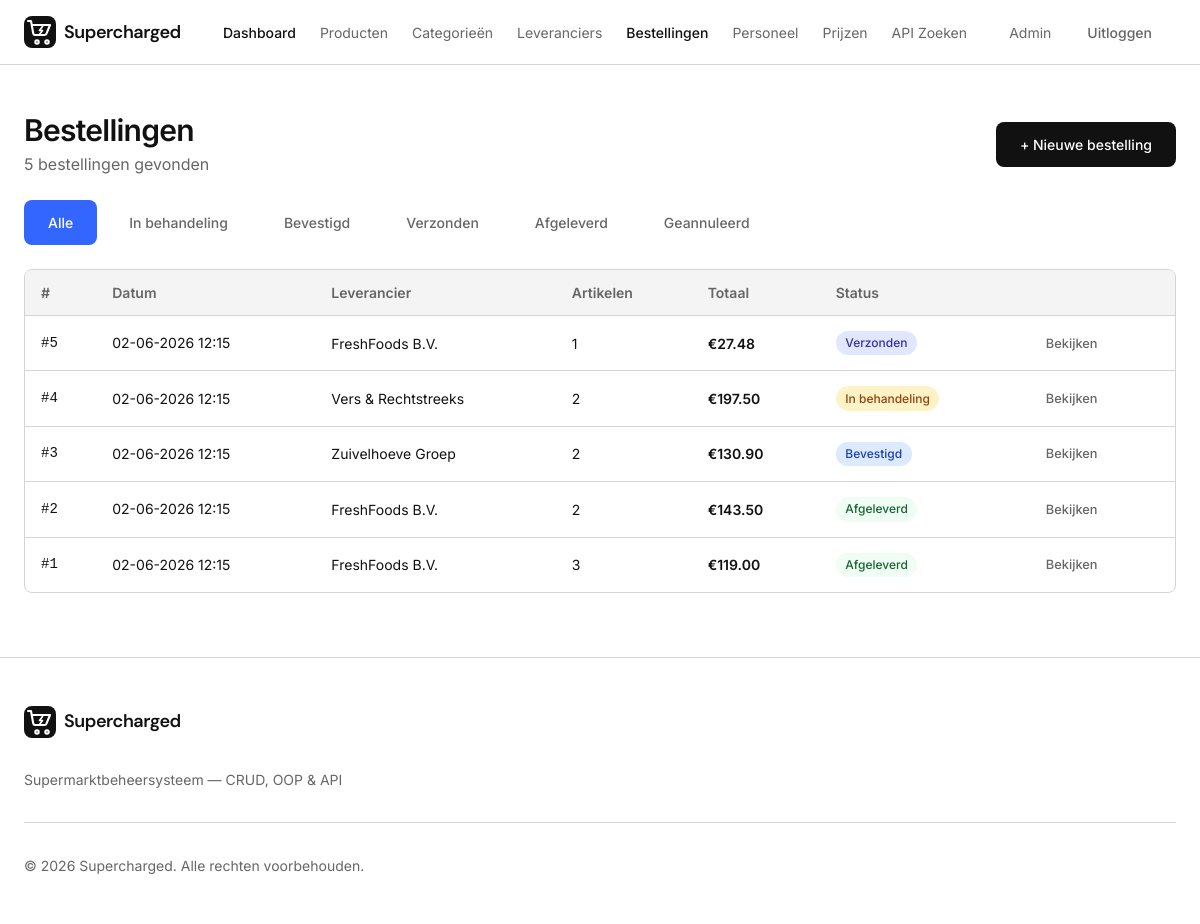
/orders/index.php (signed in), run on the app's committed database.
### tables this page shows
CREATE TABLE orders (
  id          INT AUTO_INCREMENT PRIMARY KEY,
  supplier_id INT DEFAULT NULL,
  order_date  DATE NOT NULL,
  status      ENUM('pending','confirmed','shipped','delivered','cancelled') NOT NULL DEFAULT 'pending',
  notes       TEXT,
  created_at  TIMESTAMP DEFAULT CURRENT_TIMESTAMP,
  updated_at  TIMESTAMP DEFAULT CURRENT_TIMESTAMP ON UPDATE CURRENT_TIMESTAMP,
  FOREIGN KEY (supplier_id) REFERENCES suppliers(id) ON DELETE SET NULL
);

CREATE TABLE suppliers (
  id             INT AUTO_INCREMENT PRIMARY KEY,
  name           VARCHAR(150) NOT NULL,
  contact_person VARCHAR(100),
  email          VARCHAR(255),
  phone          VARCHAR(50),
  address        TEXT,
  created_at     TIMESTAMP DEFAULT CURRENT_TIMESTAMP,
  updated_at     TIMESTAMP DEFAULT CURRENT_TIMESTAMP ON UPDATE CURRENT_TIMESTAMP
);

### includes/init.php (called while the page is built, shortened)
<?php
spl_autoload_register(function (string $class) {
    $prefix = 'App\\';
    $base   = __DIR__ . '/../src/';
    if (str_starts_with($class, $prefix)) {
        $file = $base . str_replace('\\', '/', substr($class, strlen($prefix))) . '.php';
    }
});
require_once __DIR__ . '/../config/database.php';

### src/Database.php (called while the page is built, shortened)
<?php
class Database
{
    private static ?Database $instance = null;
    private PDO $pdo;
    private function __construct()
    {
        $dsn = sprintf('mysql:host=%s;dbname=%s;charset=%s', DB_HOST, DB_NAME, DB_CHARSET);
        try {
            $this->pdo = new PDO($dsn, DB_USER, DB_PASS, [
                PDO::ATTR_ERRMODE            => PDO::ERRMODE_EXCEPTION,
                PDO::ATTR_DEFAULT_FETCH_MODE => PDO::FETCH_ASSOC,
                PDO::ATTR_EMULATE_PREPARES   => false,
            ]);
        } catch (PDOException $e) {
            error_log('Database connection failed: ' . $e->getMessage());
            throw new RuntimeException('Database niet beschikbaar. Probeer het later opnieuw.');
        }
    }
    public static function getInstance(): self
    {
        if (self::$instance === null) {
            self::$instance = new self();
        }
        return self::$instance;
    }
    public function getConnection(): PDO
    {
        return $this->pdo;
    }
}

### src/Repository/BaseRepository.php (called while the page is built, shortened)
<?php
abstract class BaseRepository
{
    public function __construct()
    {
        $this->pdo = Database::getInstance()->getConnection();
    }
}

### src/Repository/OrderRepository.php (called while the page is built, shortened)
<?php
class OrderRepository extends BaseRepository
{
    public function findAll(?string $status = null): array
    {
        $sql = 'SELECT o.*, s.name AS supplier_name
                FROM orders o
                LEFT JOIN suppliers s ON o.supplier_id = s.id
                WHERE 1=1';
        $params = [];
        $sql .= ' ORDER BY o.order_date DESC, o.created_at DESC';
        $stmt = $this->pdo->prepare($sql);
        $stmt->execute($params);
        $rows = $stmt->fetchAll();
        $orders = [];
        $ids = [];
        foreach ($rows as $row) {
            $order = new Order($row);
            if ($row['supplier_id'] && $row['supplier_name']) {
                $order->setSupplier(new Supplier(['id' => $row['supplier_id'], 'name' => $row['supplier_name']]));
            }
            $orders[$row['id']] = $order;
            $ids[] = $row['id'];
        }
        $this->loadItems($orders, $ids);
        return array_values($orders);
    }
    private function loadItems(array &$orders, array $ids): void
    {
        $placeholders = implode(',', array_fill(0, count($ids), '?'));
        $stmt = $this->pdo->prepare(
            "SELECT oi.*, p.name AS product_name
             FROM order_items oi
             JOIN products p ON oi.product_id = p.id
             WHERE oi.order_id IN ($placeholders)
             ORDER BY p.name"
        );
        $stmt->execute($ids);
        foreach ($stmt->fetchAll() as $item) {
            $orders[$item['order_id']]->addItem($item);
        }
    }
}

### src/Model/Order.php (called while the page is built, shortened)
<?php
class Order
{
    private int $id;
    private string $status;
    private string $createdAt;
    private ?Supplier $supplier = null;
    private array $items = [];
    public function __construct(array $data = [])
    {
        $this->id           = (int) ($data['id'] ?? 0);
        $this->status     = $data['status'] ?? 'pending';
        $this->createdAt  = $data['created_at'] ?? date('Y-m-d H:i:s');
    }
    public function getId(): int { return $this->id; }
    public function getStatus(): string { return $this->status; }
    public function getCreatedAt(): string { return $this->createdAt; }
    public function getSupplier(): ?Supplier { return $this->supplier; }
    public function setSupplier(?Supplier $sup): void { $this->supplier = $sup; }
    public function addItem(array $item): void { $this->items[] = $item; }
    public function getItemCount(): int
    {
        return count($this->items);
    }
    public function getTotalAmount(): float
    {
        $total = 0;
        foreach ($this->items as $item) {
            $total += $item['unit_price'] * $item['quantity'];
        }
        return $total;
    }
}

### src/Model/Supplier.php (called while the page is built, shortened)
<?php
class Supplier
{
    private string $name;
    public function __construct(array $data = [])
    {
        $this->name          = $data['name'] ?? '';
    }
    public function getName(): string { return $this->name; }
}

### orders/index.php (the view, shortened to what this page needs)
<?php
require_once __DIR__ . '/../includes/init.php';
$orderRepo = new OrderRepository();
$status    = $_GET['status'] ?? null;
$orders = $orderRepo->findAll($status);
require_once __DIR__ . '/../includes/header.php';
?>
<div class="max-w-7xl px-6" style="padding-top:2rem;padding-bottom:4rem;">
  <div class="flex items-center justify-between" style="margin-bottom:1.5rem;">
    <div>
      <h1 class="text-3xl font-semibold tracking-tight">Bestellingen</h1>
      <p class="text-muted-foreground mt-1"><?= count($orders) ?> bestelling<?= count($orders) !== 1 ? 'en' : '' ?> gevonden</p>
    </div>
    <a href="/orders/create.php" class="btn btn-primary">+ Nieuwe bestelling</a>
  </div>
  <div class="orders-status-filters">
    <a href="/orders/index.php" class="btn btn-ghost <?= !$status ? 'btn-ghost--active' : '' ?>" style="<?= !$status ? 'background:var(--primary);color:var(--primary-foreground);' : '' ?>">Alle</a>
    <a href="/orders/index.php?status=pending" class="btn btn-ghost <?= $status === 'pending' ? 'btn-ghost--active' : '' ?>" style="<?= $status === 'pending' ? 'background:var(--primary);color:var(--primary-foreground);' : '' ?>">In behandeling</a>
    <a href="/orders/index.php?status=confirmed" class="btn btn-ghost <?= $status === 'confirmed' ? 'btn-ghost--active' : '' ?>" style="<?= $status === 'confirmed' ? 'background:var(--primary);color:var(--primary-foreground);' : '' ?>">Bevestigd</a>
    <a href="/orders/index.php?status=shipped" class="btn btn-ghost <?= $status === 'shipped' ? 'btn-ghost--active' : '' ?>" style="<?= $status === 'shipped' ? 'background:var(--primary);color:var(--primary-foreground);' : '' ?>">Verzonden</a>
    <a href="/orders/index.php?status=delivered" class="btn btn-ghost <?= $status === 'delivered' ? 'btn-ghost--active' : '' ?>" style="<?= $status === 'delivered' ? 'background:var(--primary);color:var(--primary-foreground);' : '' ?>">Afgeleverd</a>
    <a href="/orders/index.php?status=cancelled" class="btn btn-ghost <?= $status === 'cancelled' ? 'btn-ghost--active' : '' ?>" style="<?= $status === 'cancelled' ? 'background:var(--primary);color:var(--primary-foreground);' : '' ?>">Geannuleerd</a>
  </div>
  <div class="table-wrap">
    <table class="data-table">
      <thead>
        <tr>
          <th>#</th>
          <th>Datum</th>
          <th>Leverancier</th>
          <th>Artikelen</th>
          <th>Totaal</th>
          <th>Status</th>
          <th></th>
        </tr>
      </thead>
      <tbody>
        <?php if (empty($orders)): ?>
          <tr><td colspan="7" class="empty-state">Geen bestellingen gevonden</td></tr>
        <?php else: ?>
          <?php foreach ($orders as $o): ?>
          <tr>
            <td class="font-mono">#<?= $o->getId() ?></td>
            <td class="text-sm"><?= htmlspecialchars($o->getCreatedAt() ? date('d-m-Y H:i', strtotime($o->getCreatedAt())) : '-') ?></td>
            <td><?= htmlspecialchars($o->getSupplier()?->getName() ?? '-') ?></td>
            <td><?= $o->getItemCount() ?></td>
            <td class="price">&euro;<?= number_format($o->getTotalAmount(), 2) ?></td>
            <td>
              <span class="status-badge status-badge--<?= $o->getStatus() ?>">
                <?= match ($o->getStatus()) {
                    'pending'   => 'In behandeling',
                    'confirmed' => 'Bevestigd',
                    'shipped'   => 'Verzonden',
                    'delivered' => 'Afgeleverd',
                    'cancelled' => 'Geannuleerd',
                    default     => ucfirst($o->getStatus()),
                } ?>
              </span>
            </td>
            <td class="actions">
              <a href="/orders/view.php?id=<?= $o->getId() ?>" class="btn btn-ghost btn-sm">Bekijken</a>
            </td>
          </tr>
          <?php endforeach; ?>
        <?php endif; ?>
      </tbody>
    </table>
  </div>
</div>
<?php require_once __DIR__ . '/../includes/footer.php'; ?>

### style.css (style rules this page uses)
:root { --background: #ffffff; --foreground: #111111; --card: #fafafa; --card-foreground: #111111; --primary: #3366ff; --primary-foreground: #ffffff; --secondary: #f4f4f5; --secondary-foreground: #111111; --muted: #e8e8ea; --muted-foreground: #666666; --accent: #3366ff; --accent-foreground: #ffffff; --destructive: #dc2626; --destructive-foreground: #ffffff; --border: #d4d4d8; --input: #e4e4e7; --ring: #3366ff; --radius: 0.5rem; --sidebar: #fafafa; --sidebar-foreground: #111111; --sidebar-border: #d4d4d8; --font-sans: "Inter", system-ui, -apple-system, sans-serif; --font-heading: "DM Sans", "Inter", system-ui, -apple-system, sans-serif; }
*, *::before, *::after { box-sizing: border-box; margin: 0; padding: 0; }
html { scroll-behavior: smooth; -webkit-font-smoothing: antialiased; -moz-osx-font-smoothing: grayscale; }
body { font-family: var(--font-sans); background-color: var(--background); color: var(--foreground); line-height: 1.5; min-height: 100vh; }
a { color: inherit; text-decoration: none; }
.max-w-7xl { max-width: 80rem; margin-left: auto; margin-right: auto; }
.flex { display: flex; }
.items-center { align-items: center; }
.justify-between { justify-content: space-between; }
.px-6 { padding-left: 1.5rem; padding-right: 1.5rem; }
.mt-1 { margin-top: 0.25rem; }
.font-semibold { font-weight: 600; }
.text-sm { font-size: 0.875rem; line-height: 1.25rem; }
.text-3xl { font-size: 1.875rem; line-height: 2.25rem; }
.tracking-tight { letter-spacing: -0.025em; }
.text-muted-foreground { color: var(--muted-foreground); }
.btn { display: inline-flex; align-items: center; gap: 0.5rem; padding: 0.75rem 1.5rem; border-radius: var(--radius); font-weight: 500; font-size: 0.875rem; transition: all 0.2s; border: none; cursor: pointer; font-family: inherit; }
.btn-primary { background-color: var(--foreground); color: var(--background); }
.btn-ghost { background: transparent; color: var(--muted-foreground); }
.orders-status-filters { display: flex; gap: 0.5rem; flex-wrap: wrap; margin-bottom: 1.5rem; }
.table-wrap { overflow-x: auto; border: 1px solid var(--border); border-radius: var(--radius); background: var(--background); }
.data-table { width: 100%; border-collapse: collapse; font-size: 0.875rem; }
.data-table th { text-align: left; padding: 0.75rem 1rem; font-weight: 600; color: var(--muted-foreground); border-bottom: 1px solid var(--border); background: var(--secondary); white-space: nowrap; }
.data-table td { padding: 0.75rem 1rem; border-bottom: 1px solid var(--border); color: var(--foreground); vertical-align: middle; }
.data-table tr:last-child td { border-bottom: none; }
.status-badge { display: inline-block; padding: 0.2rem 0.6rem; border-radius: 9999px; font-size: 0.75rem; font-weight: 500; }
.status-badge--pending { background: #fef3c7; color: #92400e; }
.status-badge--confirmed { background: #dbeafe; color: #1e40af; }
.status-badge--shipped { background: #e0e7ff; color: #3730a3; }
.status-badge--delivered { background: #f0fdf4; color: #166534; }
.btn-sm { padding: 0.35rem 0.75rem; font-size: 0.8rem; }
.actions { white-space: nowrap; }
.font-mono { font-family: monospace; }
.price { font-weight: 600; white-space: nowrap; }

### data on the page
orders: id "5", created_at "02-06-2026 12:15", Name "FreshFoods B.V.", ItemCount "1", TotalAmount "27.48", status "Verzonden"
orders: id "4", created_at "02-06-2026 12:15", supplier.name "Vers & Rechtstreeks", ItemCount "2", TotalAmount "197.50", status "In behandeling"
orders: id "3", created_at "02-06-2026 12:15", supplier.name "Zuivelhoeve Groep", ItemCount "2", TotalAmount "130.90", status "Bevestigd"
orders: id "2", created_at "02-06-2026 12:15", Name "FreshFoods B.V.", ItemCount "2", TotalAmount "143.50", status "Afgeleverd"
orders: id "1", created_at "02-06-2026 12:15", Name "FreshFoods B.V.", ItemCount "3", TotalAmount "119.00", status "Afgeleverd"

### other printed values
APP_NAME "Supercharged"
$displayName "Admin"
count($orders) "5"
